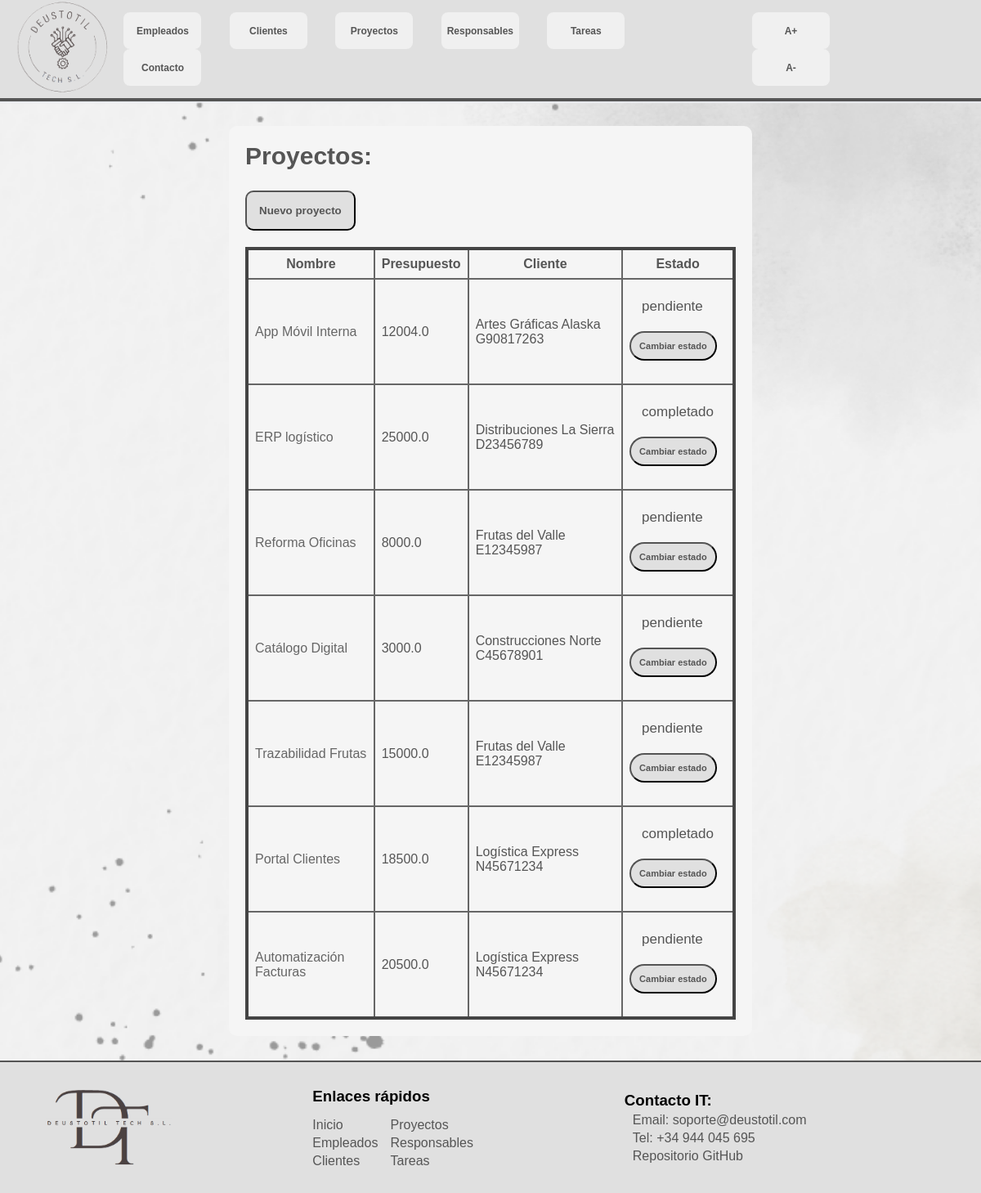
The app's page /deustotil/proyectos with its own data.
### appdeustotil/models.py (models this page shows, shortened)
class Proyecto(models.Model):
    nombre = models.CharField(max_length=30)
    descripcion = models.TextField(null = True, blank=True)
    fecha_inicio = models.DateField()
    fecha_fin = models.DateField()
    codigo = models.CharField(null=True, blank=True)
    presupuesto = models.FloatField()
    estado = models.CharField(max_length=15, choices=[('pendiente','Pendiente'),('completado', 'Completado')], null=True)
    cliente = models.ForeignKey(Cliente, on_delete=models.CASCADE)
    responsables = models.ManyToManyField(Responsable)

class Cliente(models.Model):
    nombre = models.CharField(max_length=30)
    CIF = models.CharField(max_length=12)
    direccion = models.CharField(max_length=30, default="Sin")
    persona_contacto = models.CharField(max_length=30)
    email_contacto = models.EmailField()
    num_contacto = models.CharField(max_length=12)
    pago = models.CharField(max_length=15, choices=[('Efectivo','efectivo'), ('Cheque','cheque'), ('Transferencia','transferencia'), ('Domiciliación','domiciliación')], default="Transferencia")
    def __str__(self):
        return f"{self.nombre} {self.CIF}"

### appdeustotil/views.py (the view)
# urls.py: path('proyectos', views.ProyectoListView.as_view(), name='proyectos'),
class ProyectoListView(ListView):
    model = Proyecto
    queryset = Proyecto.objects.all()
    template_name = 'proyecto_list.html'

### appdeustotil/templates/appdeustotil/proyecto_list.html
{% extends "base.html" %}
{% block content %}
<section id="content">
    <h2>Proyectos:</h2>
    <button><a href="{% url 'crear_proyecto'%}">Nuevo proyecto</a></button>
    <table>
        <tr>
            <th>Nombre</th>
            <th>Presupuesto</th>
            <th>Cliente</th>
            <th>Estado</th>
        </tr>
    {% for proyecto in object_list %}
            <tr>
                <td>
                    <a href="{% url 'detalles_proyecto' proyecto.id %}">{{ proyecto.nombre}}</a>
                </td>
                <td>
                    {{ proyecto.presupuesto }}
                </td>
                <td>
                    {{ proyecto.cliente }}
                </td>
                <td >
                    <p id="estado-{{proyecto.id}}">{{ proyecto.estado }}</p>
                    <button class="estado-boton" data-proyecto-id="{{ proyecto.id }}">Cambiar estado</button>
                </td>
            </tr>
    {% endfor %}
    </table>
</section>
{% endblock %}

### appdeustotil/static/css/styles.css (style rules this page uses)
* { margin:0; padding:0; font-family: Arial, Helvetica, sans-serif; }
html, body { height: 100%; }
#content { background-color: whitesmoke; max-width: 600px; margin: auto; padding: 20px; border-radius: 10px; }
article section { padding: 20px; margin-left: 10px; color:#555555; }
article section p { margin: 15px 15px; font-size: 17px; }
article section h2 { color: #555555; font-size: 30px; font-weight: 700; margin-bottom: 20px; }
article section ul li a, article section table tr td a { text-decoration: none; color: #666666; }
article section table { border: 4px solid #444444; border-collapse: collapse; }
article section table td, article section table th { border: 2px solid #666666; padding: 8px; }
article section button { margin-top: 5px; margin-bottom: 20px; padding: 15px; background-color: #e0e0e0; color:#555555; border-radius: 10px; font-weight: bold; }
article section button a { color: #555555; text-decoration: none; }
.estado-boton { font-size: 11px; padding: 10px; border-radius: 20px; }

### records on screen
Proyecto: nombre "App Móvil Interna", presupuesto "12004.0", cliente "Artes Gráficas Alaska G90817263", estado "pendiente"
Proyecto: nombre "ERP logístico", presupuesto "25000.0", cliente "Distribuciones La Sierra D23456789", estado "completado"
Proyecto: nombre "Reforma Oficinas", presupuesto "8000.0", cliente "Frutas del Valle E12345987", estado "pendiente"
Proyecto: nombre "Catálogo Digital", presupuesto "3000.0", cliente "Construcciones Norte C45678901", estado "pendiente"
Proyecto: nombre "Trazabilidad Frutas", presupuesto "15000.0", cliente "Frutas del Valle E12345987", estado "pendiente"
Proyecto: nombre "Portal Clientes", presupuesto "18500.0", cliente "Logística Express N45671234", estado "completado"
Proyecto: nombre "Automatización Facturas", presupuesto "20500.0", cliente "Logística Express N45671234", estado "pendiente"
